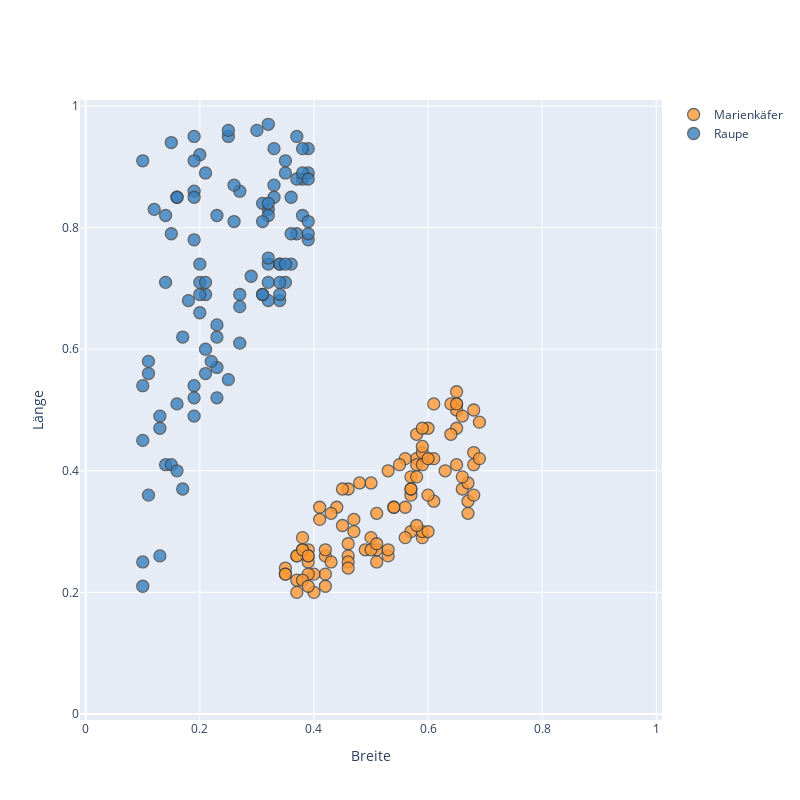

The notebook cell this image was saved under:
### Markdown cell above
In der Folgenden Zelle wird dieser Datensatz als Streudiagramm (Scatterchart) visualisiert. 

Mit diesem Streudiagramm können wir zunächst analysieren, wie die Eigenschaft der unterschiedlichen Insekten sind.

### Code cell
df_käfer.iplot('scatter', mode = 'markers',  layout = square_layout,
               x = 'Breite', 
               y = 'Länge',
               categories = 'Insekt')
